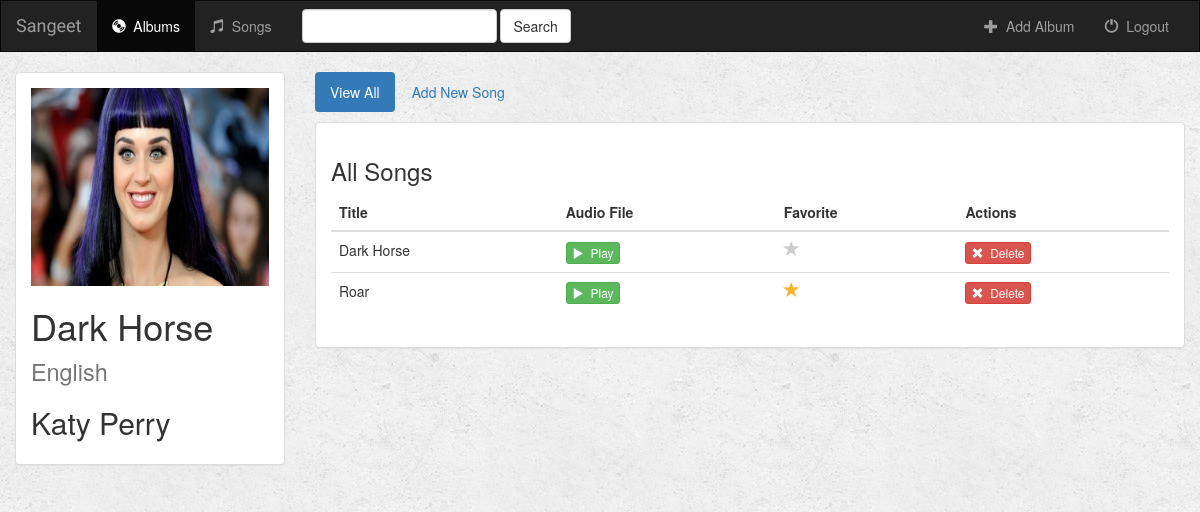
/music/67/ (signed in), run on the app's committed database.
### music/models.py (models this page shows, shortened)
class Album(models.Model):
    user = models.ForeignKey(User, default=1)
    artist = models.CharField(max_length=250)
    album_title = models.CharField(max_length=500)
    genre = models.CharField(max_length=100)
    album_logo = models.FileField()
    is_favorite = models.BooleanField(default=False)
    def __str__(self):
        return self.album_title + ' - ' + self.artist

class Song(models.Model):
    album = models.ForeignKey(Album, on_delete=models.CASCADE)
    song_title = models.CharField(max_length=250)
    audio_file = models.FileField(default='')
    is_favorite = models.BooleanField(default=False)

### music/views.py (the view)
# urls.py: url(r'^(?P<album_id>[0-9]+)/$', views.detail, name='detail'),
def detail(request, album_id):
    if not request.user.is_authenticated():
        return render(request, 'music/login.html')
    else:
        user = request.user
        album = get_object_or_404(Album, pk=album_id)
        return render(request, 'music/detail.html', {'album': album, 'user': user})

### music/templates/music/detail.html (shortened to what this page needs)
{% extends 'music/base.html' %}
{% block albums_active %}active{% endblock %}
{% block body %}
<div class="container-fluid songs-container">
    <div class="row">
        <div class="col-sm-4 col-md-3">
            <div class="panel panel-default">
                <div class="panel-body">
                    <a href="{% url 'music:detail' album.id %}">
                        {% if album.album_logo %}
                            <img src="{{ album.album_logo.url }}" class="img-responsive">
                        {% else %}
                            <h3>No image to display</h3>
                        {% endif %}
                    </a>
                    <h1>{{ album.album_title }} <small>{{ album.genre }}</small></h1>
                    <h2>{{ album.artist }}</h2>
                </div>
            </div>
        </div>
        <div class="col-sm-8 col-md-9">
            <ul class="nav nav-pills" style="margin-bottom: 10px;">
                <li role="presentation" class="active"><a href="{% url 'music:detail' album.id %}">View All</a></li>
                <li role="presentation"><a href="{% url 'music:create_song' album.id %}">Add New Song</a></li>
            </ul>
            <div class="panel panel-default">
                <div class="panel-body">
                    <h3>All Songs</h3>
                    <table class="table">
                        <thead>
                        <tr>
                            <th>Title</th>
                            <th>Audio File</th>
                            <th>Favorite</th>
                            <th>Actions</th>
                        </tr>
                        </thead>
                        <tbody>
                        {% for song in album.song_set.all %}
                            <tr>
                                <td>{{ song.song_title }}</td>
                                <td>
                                    <a target="_blank" href="{{ song.audio_file.url }}">
                                        <button type="button" class="btn btn-success btn-xs">
                                            <span class="glyphicon glyphicon-play"></span>&nbsp; Play
                                        </button>
                                    </a>
                                </td>
                                <td>
                                    <a href="{% url 'music:favorite' song.id %}" class="btn-favorite"><span class="glyphicon glyphicon-star {% if song.is_favorite %}active{% endif %}"></span></a>
                                </td>
                                <td>
                                    <form action="{% url 'music:delete_song' album.id song.id %}" method="post" style="display: inline;">
                                        <button type="submit" class="btn btn-danger btn-xs">
                                            <span class="glyphicon glyphicon-remove"></span>&nbsp; Delete
                                        </button>
                                    </form>
                                </td>
                            </tr>
                        {% endfor %}
                        </tbody>
                    </table>
                </div>
            </div>
        </div>
    </div>
</div>
{% endblock %}

### music/static/music/style.css (style rules this page uses)
body { background: white url("images/background.png"); }
.glyphicon-star { color: #CCCCCC; font-size: 16px; }
.glyphicon-star.active { color: #FDB230; }

### data on the page
Album: album_logo (picture), album_title "Dark Horse", genre "English", artist "Katy Perry"
Song: song_title "Dark Horse", is_favorite False (drawn)
Song: song_title "Roar", is_favorite True (drawn)
